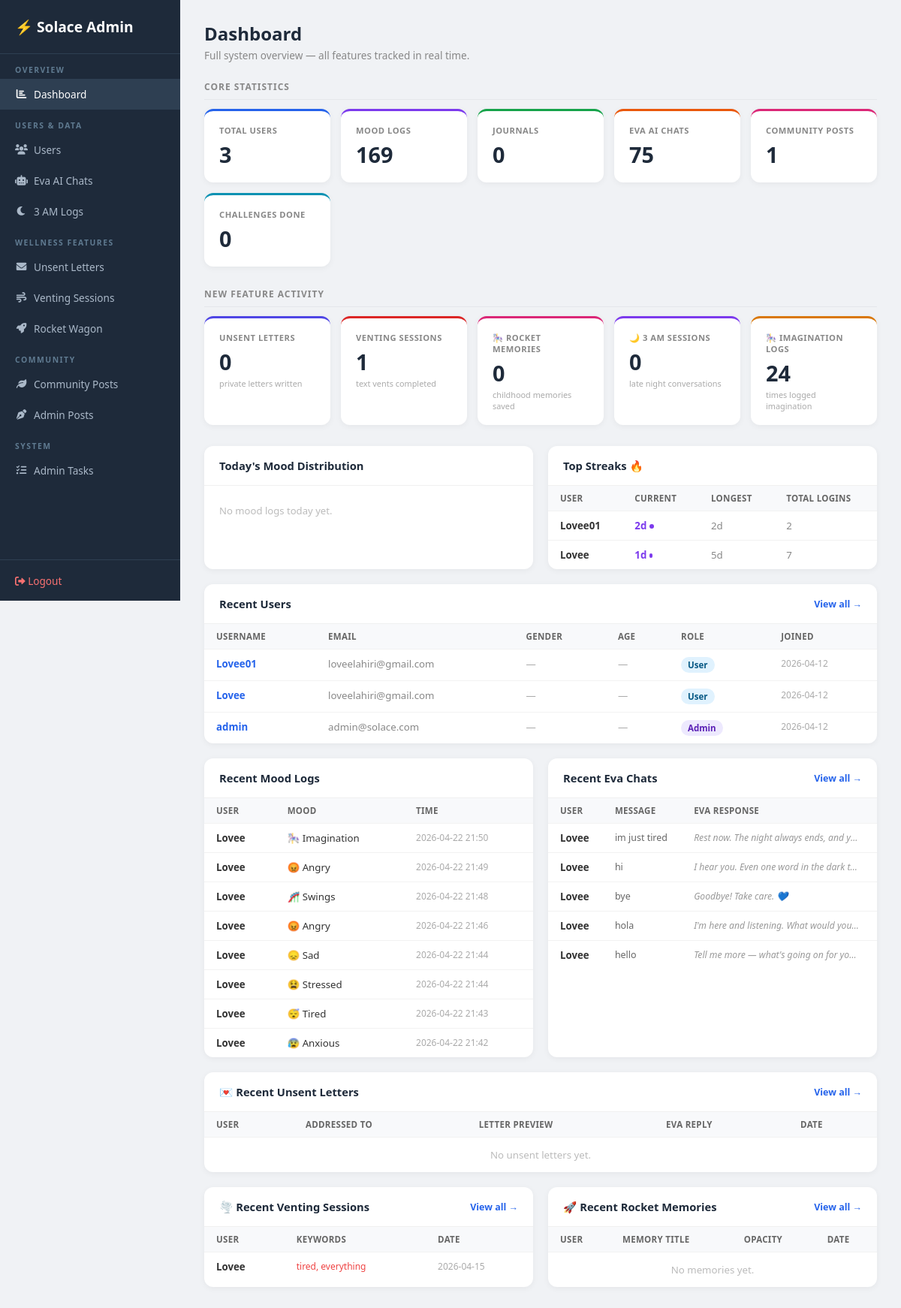
The page /admin (signed in) on the database its author committed.
### tables this page shows
CREATE TABLE login_streaks (
                id            INTEGER PRIMARY KEY AUTOINCREMENT,
                user_id       INTEGER UNIQUE REFERENCES users(id),
                current_streak INTEGER DEFAULT 0,
                longest_streak INTEGER DEFAULT 0,
                last_login_date TEXT,
                total_logins   INTEGER DEFAULT 0
            );

CREATE TABLE users (
                id         INTEGER PRIMARY KEY AUTOINCREMENT,
                username   TEXT UNIQUE NOT NULL,
                email      TEXT NOT NULL,
                password   TEXT NOT NULL,
                is_admin   INTEGER DEFAULT 0,
                created_at DATETIME DEFAULT CURRENT_TIMESTAMP
            , gender TEXT DEFAULT '', age INTEGER DEFAULT 0, age_group TEXT DEFAULT '', dob TEXT DEFAULT '');

CREATE TABLE mood_logs (
                id        INTEGER PRIMARY KEY AUTOINCREMENT,
                user_id   INTEGER NOT NULL REFERENCES users(id),
                mood      TEXT NOT NULL,
                timestamp DATETIME DEFAULT CURRENT_TIMESTAMP
            );

CREATE TABLE chat_history (
                id           INTEGER PRIMARY KEY AUTOINCREMENT,
                session_id   TEXT,
                user_id      INTEGER REFERENCES users(id),
                user_message TEXT,
                ai_response  TEXT,
                timestamp    DATETIME DEFAULT CURRENT_TIMESTAMP
            );

CREATE TABLE venting_sessions (
                id         INTEGER PRIMARY KEY AUTOINCREMENT,
                user_id    INTEGER REFERENCES users(id),
                transcript TEXT,
                keywords   TEXT,
                created_at DATETIME DEFAULT CURRENT_TIMESTAMP
            );

### app.py (the view)
@app.route("/admin")
@admin_required
def admin_dashboard() -> Any:
    with get_db() as conn:
        total_users      = conn.execute("SELECT COUNT(*) FROM users").fetchone()[0]
        total_moods      = conn.execute("SELECT COUNT(*) FROM mood_logs").fetchone()[0]
        total_journals   = conn.execute("SELECT COUNT(*) FROM journals").fetchone()[0]
        total_chats      = conn.execute("SELECT COUNT(*) FROM chat_history").fetchone()[0]
        total_posts      = conn.execute("SELECT COUNT(*) FROM community_posts").fetchone()[0]
        total_letters    = conn.execute("SELECT COUNT(*) FROM unsent_letters").fetchone()[0]
        total_vents      = conn.execute("SELECT COUNT(*) FROM venting_sessions").fetchone()[0]
        total_memories   = conn.execute("SELECT COUNT(*) FROM rocket_wagon").fetchone()[0]
        total_challenges = conn.execute("SELECT COUNT(*) FROM daily_challenges WHERE completed=1").fetchone()[0]
        total_3am        = conn.execute("""
            SELECT COUNT(*) FROM chat_history
            WHERE strftime('%H', timestamp) IN ('01','02','03','04')
        """).fetchone()[0]
        mood_today = conn.execute("""
            SELECT mood, COUNT(*) as cnt FROM mood_logs
            WHERE DATE(timestamp) = DATE('now')
            GROUP BY mood ORDER BY cnt DESC
        """).fetchall()
        total_imagination = conn.execute(
            "SELECT COUNT(*) FROM mood_logs WHERE mood='imagination'"
        ).fetchone()[0]
        recent_users = conn.execute(
            "SELECT id, username, email, is_admin, created_at, gender, age FROM users ORDER BY created_at DESC LIMIT 6"
        ).fetchall()
        recent_moods = conn.execute("""
            SELECT u.username, ml.mood, ml.timestamp
            FROM mood_logs ml JOIN users u ON ml.user_id=u.id
            ORDER BY ml.timestamp DESC LIMIT 8
        """).fetchall()
        recent_chats = conn.execute("""
            SELECT u.username, ch.user_message, ch.ai_response, ch.timestamp
            FROM chat_history ch JOIN users u ON ch.user_id=u.id
            ORDER BY ch.timestamp DESC LIMIT 5
        """).fetchall()
        recent_letters = conn.execute("""
            SELECT ul.*, u.username FROM unsent_letters ul
            JOIN users u ON ul.user_id=u.id
            ORDER BY ul.created_at DESC LIMIT 5
        """).fetchall()
        recent_vents = conn.execute("""
            SELECT vs.*, u.username FROM venting_sessions vs
            JOIN users u ON vs.user_id=u.id
            ORDER BY vs.created_at DESC LIMIT 5
        """).fetchall()
        recent_memories = conn.execute("""
            SELECT rw.*, u.username FROM rocket_wagon rw
            JOIN users u ON rw.user_id=u.id
            ORDER BY rw.created_at DESC LIMIT 5
        """).fetchall()
        top_streaks = conn.execute("""
            SELECT u.username, ls.current_streak, ls.longest_streak, ls.total_logins
            FROM login_streaks ls JOIN users u ON ls.user_id=u.id
            ORDER BY ls.current_streak DESC LIMIT 5
        """).fetchall()
    return render_template(
        "admin/dashboard.html",
        total_users=total_users, total_moods=total_moods,
        total_journals=total_journals, total_chats=total_chats,
        total_posts=total_posts, total_letters=total_letters,
        total_vents=total_vents, total_memories=total_memories,
        total_challenges=total_challenges, total_3am=total_3am,
        total_imagination=total_imagination,
        mood_today=mood_today,
        recent_users=recent_users, recent_moods=recent_moods,
        recent_chats=recent_chats, recent_letters=recent_letters,
        recent_vents=recent_vents, recent_memories=recent_memories,
        top_streaks=top_streaks,
    )

### templates/admin/dashboard.html (shortened to what this page needs)
<!DOCTYPE html>
<html lang="en">
<head>
<link rel="stylesheet" href="https://cdnjs.cloudflare.com/ajax/libs/font-awesome/6.0.0/css/all.min.css">
</head>
<body>
<aside class="sidebar">
  <div class="logo">⚡ Solace Admin</div>
  <nav>
    <div class="sl">Overview</div>
    <a href="/admin" class="active"><i class="fas fa-chart-bar fa-fw"></i> Dashboard</a>
    <div class="sl">Users & Data</div>
    <a href="/admin/users"><i class="fas fa-users fa-fw"></i> Users</a>
    <a href="/admin/chats"><i class="fas fa-robot fa-fw"></i> Eva AI Chats</a>
    <a href="/admin/three-am-logs"><i class="fas fa-moon fa-fw"></i> 3 AM Logs</a>
    <div class="sl">Wellness Features</div>
    <a href="/admin/unsent-letters"><i class="fas fa-envelope fa-fw"></i> Unsent Letters</a>
    <a href="/admin/venting-sessions"><i class="fas fa-wind fa-fw"></i> Venting Sessions</a>
    <a href="/admin/rocket-wagon"><i class="fas fa-rocket fa-fw"></i> Rocket Wagon</a>
    <div class="sl">Community</div>
    <a href="/admin/community"><i class="fas fa-leaf fa-fw"></i> Community Posts</a>
    <a href="/admin/posts"><i class="fas fa-pen-nib fa-fw"></i> Admin Posts</a>
    <div class="sl">System</div>
    <a href="/admin/tasks"><i class="fas fa-tasks fa-fw"></i> Admin Tasks</a>
  </nav>
  <div class="bot"><a href="/logout"><i class="fas fa-sign-out-alt"></i> Logout</a></div>
</aside>
<div class="main">
  <div class="page-hd">
    <h1>Dashboard</h1>
    <p>Full system overview — all features tracked in real time.</p>
  </div>
  <div class="section-lbl">Core Statistics</div>
  <div class="stats-grid">
    <div class="stat blue">
      <div class="stat-lbl">Total Users</div>
      <div class="stat-val">{{ total_users }}</div>
    </div>
    <div class="stat purple">
      <div class="stat-lbl">Mood Logs</div>
      <div class="stat-val">{{ total_moods }}</div>
    </div>
    <div class="stat green">
      <div class="stat-lbl">Journals</div>
      <div class="stat-val">{{ total_journals }}</div>
    </div>
    <div class="stat orange">
      <div class="stat-lbl">Eva AI Chats</div>
      <div class="stat-val">{{ total_chats }}</div>
    </div>
    <div class="stat pink">
      <div class="stat-lbl">Community Posts</div>
      <div class="stat-val">{{ total_posts }}</div>
    </div>
    <div class="stat teal">
      <div class="stat-lbl">Challenges Done</div>
      <div class="stat-val">{{ total_challenges }}</div>
    </div>
  </div>
  <div class="section-lbl">New Feature Activity</div>
  <div class="stats-grid">
    <div class="stat indigo">
      <div class="stat-lbl">Unsent Letters</div>
      <div class="stat-val">{{ total_letters }}</div>
      <div class="stat-sub">private letters written</div>
    </div>
    <div class="stat red">
      <div class="stat-lbl">Venting Sessions</div>
      <div class="stat-val">{{ total_vents }}</div>
      <div class="stat-sub">text vents completed</div>
    </div>
    <div class="stat pink">
      <div class="stat-lbl">🎠 Rocket Memories</div>
      <div class="stat-val">{{ total_memories }}</div>
      <div class="stat-sub">childhood memories saved</div>
    </div>
    <div class="stat purple">
      <div class="stat-lbl">🌙 3 AM Sessions</div>
      <div class="stat-val">{{ total_3am }}</div>
      <div class="stat-sub">late night conversations</div>
    </div>
    <div class="stat yellow">
      <div class="stat-lbl">🎠 Imagination Logs</div>
      <div class="stat-val">{{ total_imagination }}</div>
      <div class="stat-sub">times logged imagination</div>
    </div>
  </div>
  <div class="grid2">
    <div class="card">
      <div class="card-hd">Today's Mood Distribution</div>
      <div style="padding:16px 20px;">
        {% set MOOD_EMOJI = {'happy':'😊','sad':'😞','angry':'😡','anxious':'😰','calm':'😌','stressed':'😫','tired':'😴','imagination':'🎠','swings':'🎢'} %}
        {% set MOOD_COLOR = {'happy':'#FFD700','sad':'#4FC3F7','angry':'#EF5350','anxious':'#AB47BC','calm':'#66BB6A','stressed':'#FF7043','tired':'#90A4AE','imagination':'#FF69B4','swings':'#9C27B0'} %}
        {% set max_cnt = mood_today[0].cnt if mood_today else 1 %}
        {% for m in mood_today %}
        <div class="mood-today-row">
          <div class="mood-today-label">{{ MOOD_EMOJI.get(m.mood,'✨') }} {{ m.mood|capitalize }}</div>
          <div class="mood-today-bar-wrap">
            <div class="mood-today-bar" style="width:{{ ((m.cnt/max_cnt)*100)|int }}%;background:{{ MOOD_COLOR.get(m.mood,'#7c3aed') }};"></div>
          </div>
          <div class="mood-today-count">{{ m.cnt }}</div>
        </div>
        {% else %}
        <p style="color:#bbb;font-size:0.82rem;padding:8px 0;">No mood logs today yet.</p>
        {% endfor %}
      </div>
    </div>
    <div class="card">
      <div class="card-hd">Top Streaks 🔥</div>
      <table>
        <thead><tr><th>User</th><th>Current</th><th>Longest</th><th>Total Logins</th></tr></thead>
        <tbody>
          {% for s in top_streaks %}
          <tr>
            <td style="font-weight:600">{{ s.username }}</td>
            <td>
              <span style="font-weight:800;color:#7c3aed;">{{ s.current_streak }}d</span>
              <span class="streak-bar" style="width:{{ [s.current_streak * 3, 80]|min }}px;"></span>
            </td>
            <td style="color:#888;">{{ s.longest_streak }}d</td>
            <td style="color:#888;">{{ s.total_logins }}</td>
          </tr>
          {% else %}
          <tr><td colspan="4" style="color:#bbb;text-align:center;padding:16px;">No streak data yet.</td></tr>
          {% endfor %}
        </tbody>
      </table>
    </div>
  </div>
  <div class="card">
    <div class="card-hd">Recent Users <a href="/admin/users">View all →</a></div>
    <table>
      <thead><tr><th>Username</th><th>Email</th><th>Gender</th><th>Age</th><th>Role</th><th>Joined</th></tr></thead>
      <tbody>
        {% for u in recent_users %}
        <tr>
          <td><a href="/admin/users/{{ u.id }}" style="color:#2563eb;text-decoration:none;font-weight:700;">{{ u.username }}</a></td>
          <td style="color:#888;">{{ u.email }}</td>
          <td style="color:#aaa;">{{ u.gender or '—' }}</td>
          <td style="color:#aaa;">{{ u.age or '—' }}</td>
          <td><span class="badge {{ 'admin' if u.is_admin else 'user' }}">{{ 'Admin' if u.is_admin else 'User' }}</span></td>
          <td style="color:#aaa;font-size:0.75rem;">{{ (u.created_at or '')[:10] }}</td>
        </tr>
        {% endfor %}
      </tbody>
    </table>
  </div>
  <div class="grid2">
    <div class="card">
      <div class="card-hd">Recent Mood Logs</div>
      <table>
        <thead><tr><th>User</th><th>Mood</th><th>Time</th></tr></thead>
        <tbody>
          {% for m in recent_moods %}
          <tr>
            <td style="font-weight:600;">{{ m.username }}</td>
            <td>{{ MOOD_EMOJI.get(m.mood,'✨') if MOOD_EMOJI is defined else '' }} {{ m.mood|capitalize }}</td>
            <td style="color:#aaa;font-size:0.75rem;">{{ (m.timestamp or '')[:16] }}</td>
          </tr>
          {% endfor %}
        </tbody>
      </table>
    </div>
    <div class="card">
      <div class="card-hd">Recent Eva Chats <a href="/admin/chats">View all →</a></div>
      <table>
        <thead><tr><th>User</th><th>Message</th><th>Eva Response</th></tr></thead>
        <tbody>
          {% for c in recent_chats %}
          <tr>
            <td style="font-weight:600;white-space:nowrap;">{{ c.username }}</td>
            <td><div class="preview">{{ c.user_message }}</div></td>
            <td><div class="italic-prev">{{ c.ai_response }}</div></td>
          </tr>
          {% endfor %}
        </tbody>
      </table>
    </div>
  </div>
  <div class="card">
    <div class="card-hd">💌 Recent Unsent Letters <a href="/admin/unsent-letters">View all →</a></div>
    <table>
      <thead><tr><th>User</th><th>Addressed To</th><th>Letter Preview</th><th>Eva Reply</th><th>Date</th></tr></thead>
      <tbody>
        {% for l in recent_letters %}
        <tr>
          <td style="font-weight:600;">{{ l.username }}</td>
          <td style="color:#7c3aed;font-weight:600;">{{ l.addressed_to or '—' }}</td>
          <td><div class="italic-prev">{{ l.letter }}</div></td>
          <td><div class="italic-prev" style="color:#7c3aed;">{{ l.eva_reply or '—' }}</div></td>
          <td style="color:#aaa;font-size:0.75rem;">{{ (l.created_at or '')[:10] }}</td>
        </tr>
        {% else %}
        <tr><td colspan="5" style="color:#bbb;text-align:center;padding:14px;">No unsent letters yet.</td></tr>
        {% endfor %}
      </tbody>
    </table>
  </div>
  <div class="grid2">
    <div class="card">
      <div class="card-hd">🌪️ Recent Venting Sessions <a href="/admin/venting-sessions">View all →</a></div>
      <table>
        <thead><tr><th>User</th><th>Keywords</th><th>Date</th></tr></thead>
        <tbody>
          {% for v in recent_vents %}
          <tr>
            <td style="font-weight:600;">{{ v.username }}</td>
            <td style="color:#ef4444;font-size:0.75rem;">{{ (v.keywords or '')[:60] }}</td>
            <td style="color:#aaa;font-size:0.75rem;">{{ (v.created_at or '')[:10] }}</td>
          </tr>
          {% else %}
          <tr><td colspan="3" style="color:#bbb;text-align:center;padding:14px;">No venting sessions yet.</td></tr>
          {% endfor %}
        </tbody>
      </table>
    </div>
    <div class="card">
      <div class="card-hd">🚀 Recent Rocket Memories <a href="/admin/rocket-wagon">View all →</a></div>
      <table>
        <thead><tr><th>User</th><th>Memory Title</th><th>Opacity</th><th>Date</th></tr></thead>
        <tbody>
          {% for m in recent_memories %}
          <tr>
            <td style="font-weight:600;">{{ m.username }}</td>
            <td>{{ m.memory_title }}</td>
            <td>
              <div style="width:50px;background:#f0f0f0;border-radius:4px;height:6px;overflow:hidden;">
                <div style="width:{{ ((m.opacity or 1.0)*100)|int }}%;background:#FF69B4;height:100%;border-radius:4px;"></div>
              </div>
            </td>
            <td style="color:#aaa;font-size:0.75rem;">{{ (m.created_at or '')[:10] }}</td>
          </tr>
          {% else %}
          <tr><td colspan="4" style="color:#bbb;text-align:center;padding:14px;">No memories yet.</td></tr>
          {% endfor %}
        </tbody>
      </table>
    </div>
  </div>
</div>
</body>
</html>

### rows shown on the page
login_streaks: username "Lovee01", current_streak "2", {{ [s.current_streak * 3, 80]|min }} 6 (drawn), longest_streak "2", total_logins "2"
login_streaks: username "Lovee", current_streak "1", {{ [s.current_streak * 3, 80]|min }} 3 (drawn), longest_streak "5", total_logins "7"
users: username "Lovee01", email "loveelahiri@gmail.com", gender "—", age "—", is_admin "User", created_at "2026-04-12"
users: username "Lovee", email "loveelahiri@gmail.com", gender "—", age "—", is_admin "User", created_at "2026-04-12"
users: username "admin", email "admin@solace.com", gender "—", age "—", is_admin "Admin", created_at "2026-04-12"
mood_logs: username "Lovee", mood "🎠", mood "Imagination", timestamp "2026-04-22 21:50"
mood_logs: username "Lovee", mood "😡", mood "Angry", timestamp "2026-04-22 21:49"
mood_logs: username "Lovee", mood "🎢", mood "Swings", timestamp "2026-04-22 21:48"
mood_logs: username "Lovee", mood "😡", mood "Angry", timestamp "2026-04-22 21:46"
mood_logs: username "Lovee", mood "😞", mood "Sad", timestamp "2026-04-22 21:44"
mood_logs: username "Lovee", mood "😫", mood "Stressed", timestamp "2026-04-22 21:44"
mood_logs: username "Lovee", mood "😴", mood "Tired", timestamp "2026-04-22 21:43"
mood_logs: username "Lovee", mood "😰", mood "Anxious", timestamp "2026-04-22 21:42"
chat_history: username "Lovee", user_message "im just tired", ai_response "Rest now. The night always ends, and y…"
chat_history: username "Lovee", user_message "hi", ai_response "I hear you. Even one word in the dark t…"
chat_history: username "Lovee", user_message "bye", ai_response "Goodbye! Take care. 💙"
chat_history: username "Lovee", user_message "hola", ai_response "I'm here and listening. What would you…"
chat_history: username "Lovee", user_message "hello", ai_response "Tell me more — what's going on for yo…"
venting_sessions: username "Lovee", keywords "tired, everything", created_at "2026-04-15"

### other values the page prints
{{ total_users }} "3"
{{ total_moods }} "169"
{{ total_journals }} "0"
{{ total_chats }} "75"
{{ total_posts }} "1"
{{ total_challenges }} "0"
{{ total_letters }} "0"
{{ total_vents }} "1"
{{ total_memories }} "0"
{{ total_3am }} "0"
{{ total_imagination }} "24"
